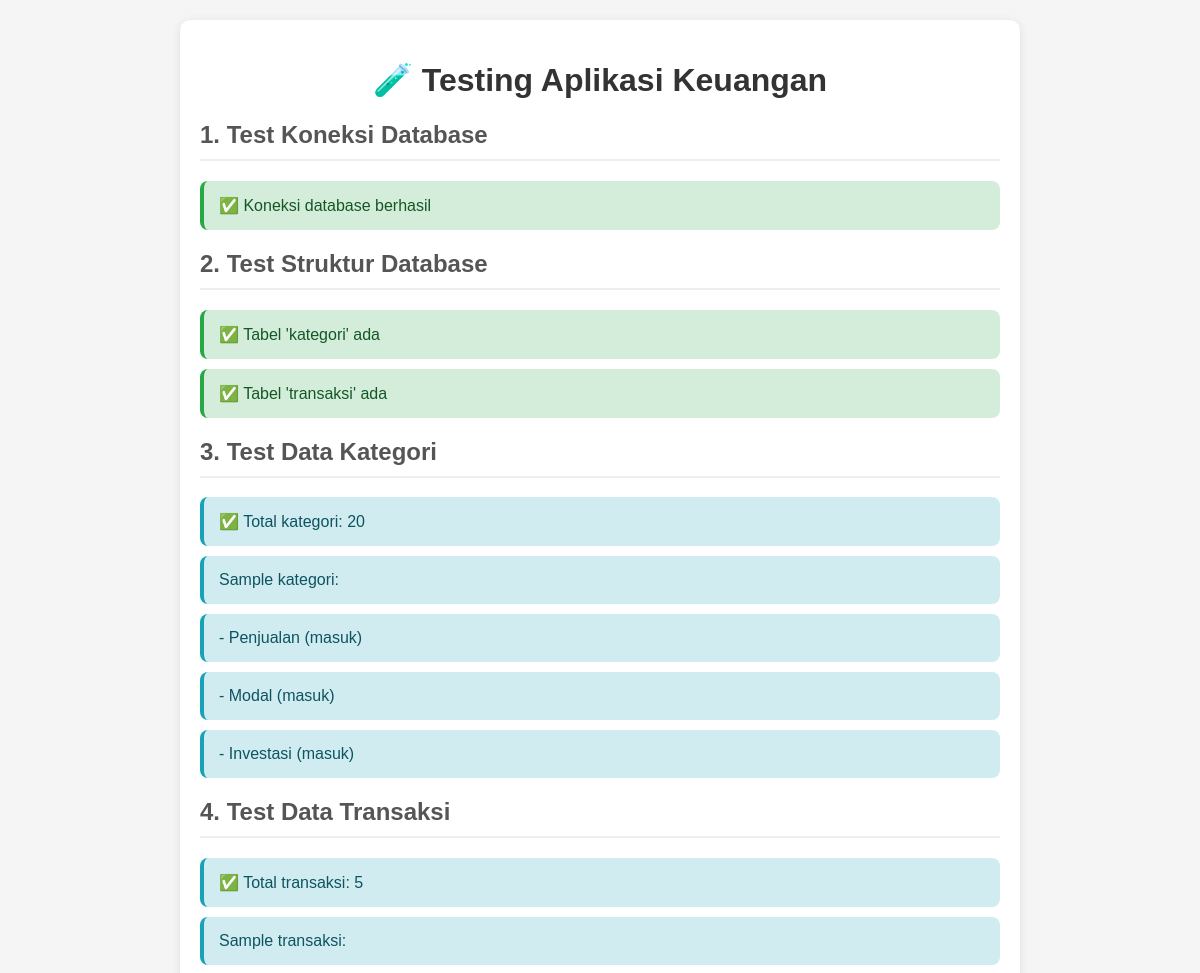
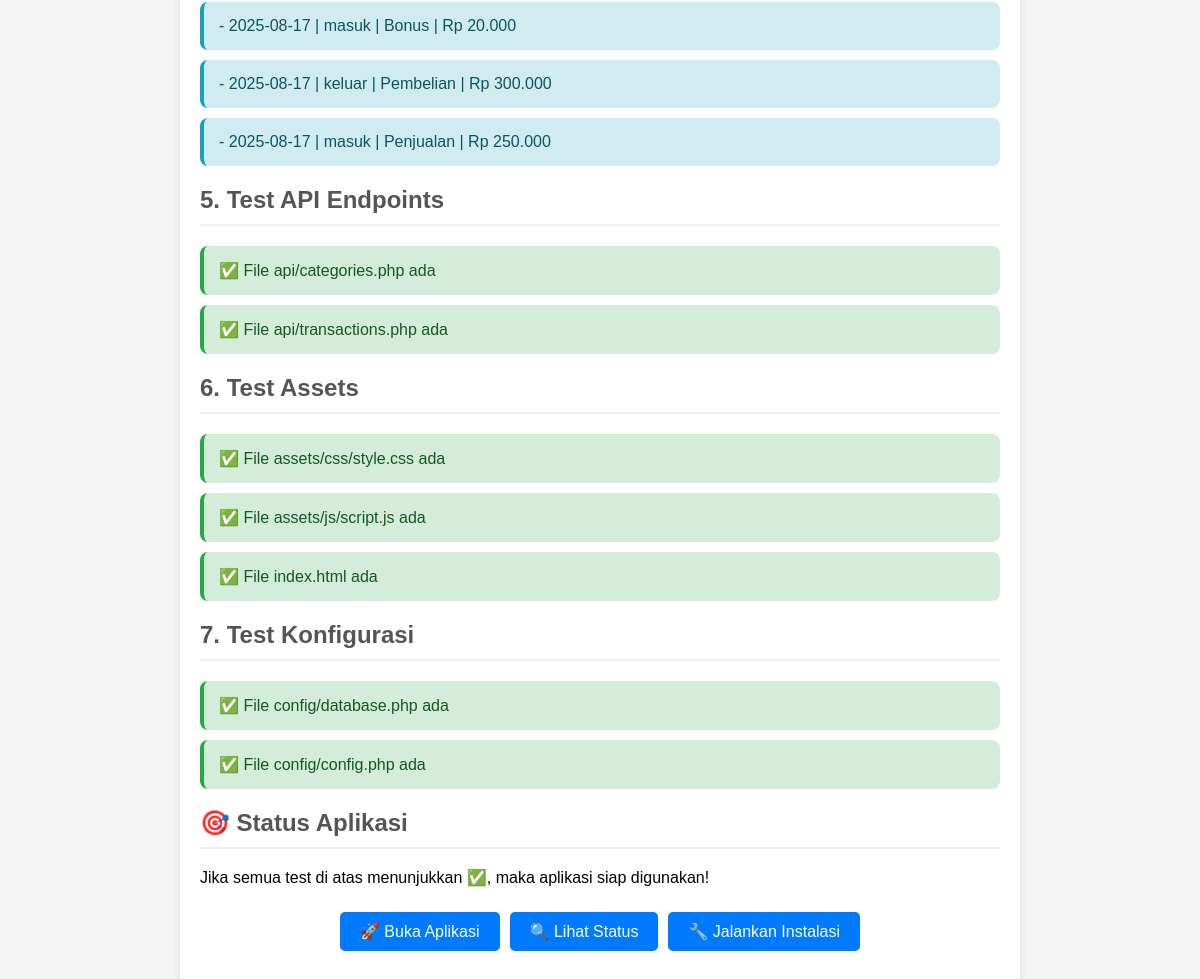
Page /test.php on the committed database (2 pictures, top to bottom).
### tables this page shows
CREATE TABLE `kategori` (
  `id` int(11) NOT NULL AUTO_INCREMENT,
  `nama` varchar(100) NOT NULL,
  `jenis` enum('masuk','keluar') NOT NULL,
  `created_at` timestamp NOT NULL DEFAULT current_timestamp(),
  PRIMARY KEY (`id`)
);

CREATE TABLE `transaksi` (
  `id` int(11) NOT NULL AUTO_INCREMENT,
  `tanggal` date NOT NULL,
  `jenis` enum('masuk','keluar') NOT NULL,
  `kategori` varchar(100) NOT NULL,
  `deskripsi` text DEFAULT NULL,
  `jumlah` decimal(15,2) NOT NULL,
  `created_at` timestamp NOT NULL DEFAULT current_timestamp(),
  `updated_at` timestamp NOT NULL DEFAULT current_timestamp() ON UPDATE current_timestamp(),
  PRIMARY KEY (`id`)
);

### test.php (the view, shortened to what this page needs)
<?php
echo "<!DOCTYPE html>";
echo "<html lang='id'>";
echo "<head>";
echo "</head>";
echo "<body>";
echo "<div class='container'>";
echo "<h1>🧪 Testing Aplikasi Keuangan</h1>";
echo "<h2>1. Test Koneksi Database</h2>";
try {
    echo "<div class='test-result success'>✅ Koneksi database berhasil</div>";
} catch (Exception $e) {
    echo "<div class='test-result error'>❌ Koneksi database gagal: " . $e->getMessage() . "</div>";
}
echo "<h2>2. Test Struktur Database</h2>";
try {
    $tables = ['kategori', 'transaksi'];
    foreach ($tables as $table) {
        $stmt = $pdo->query("SHOW TABLES LIKE '$table'");
        if ($stmt->rowCount() > 0) {
            echo "<div class='test-result success'>✅ Tabel '$table' ada</div>";
        } else {
            echo "<div class='test-result error'>❌ Tabel '$table' tidak ada</div>";
        }
    }
} catch (Exception $e) {
    echo "<div class='test-result error'>❌ Error cek tabel: " . $e->getMessage() . "</div>";
}
echo "<h2>3. Test Data Kategori</h2>";
try {
    $stmt = $pdo->query("SELECT COUNT(*) as total FROM kategori");
    $result = $stmt->fetch();
    echo "<div class='test-result info'>✅ Total kategori: " . $result['total'] . "</div>";
    if ($result['total'] > 0) {
        $stmt = $pdo->query("SELECT * FROM kategori LIMIT 3");
        $categories = $stmt->fetchAll();
        echo "<div class='test-result info'>Sample kategori:</div>";
        foreach ($categories as $cat) {
            echo "<div class='test-result info'>- " . $cat['nama'] . " (" . $cat['jenis'] . ")</div>";
        }
    }
} catch (Exception $e) {
    echo "<div class='test-result error'>❌ Error cek kategori: " . $e->getMessage() . "</div>";
}
echo "<h2>4. Test Data Transaksi</h2>";
try {
    $stmt = $pdo->query("SELECT COUNT(*) as total FROM transaksi");
    $result = $stmt->fetch();
    echo "<div class='test-result info'>✅ Total transaksi: " . $result['total'] . "</div>";
    if ($result['total'] > 0) {
        $stmt = $pdo->query("SELECT * FROM transaksi ORDER BY created_at DESC LIMIT 3");
        $transactions = $stmt->fetchAll();
        echo "<div class='test-result info'>Sample transaksi:</div>";
        foreach ($transactions as $trans) {
            echo "<div class='test-result info'>- " . $trans['tanggal'] . " | " . $trans['jenis'] . " | " . $trans['kategori'] . " | Rp " . number_format($trans['jumlah'], 0, ',', '.') . "</div>";
        }
    }
} catch (Exception $e) {
    echo "<div class='test-result error'>❌ Error cek transaksi: " . $e->getMessage() . "</div>";
}
echo "<h2>5. Test API Endpoints</h2>";
$endpoints = ['api/categories.php', 'api/transactions.php'];
foreach ($endpoints as $endpoint) {
    if (file_exists($endpoint)) {
        echo "<div class='test-result success'>✅ File $endpoint ada</div>";
    } else {
        echo "<div class='test-result error'>❌ File $endpoint tidak ada</div>";
    }
}
echo "<h2>6. Test Assets</h2>";
$assets = [
    'assets/css/style.css',
    'assets/js/script.js',
    'index.html'
];
foreach ($assets as $asset) {
    if (file_exists($asset)) {
        echo "<div class='test-result success'>✅ File $asset ada</div>";
    } else {
        echo "<div class='test-result error'>❌ File $asset tidak ada</div>";
    }
}
echo "<h2>7. Test Konfigurasi</h2>";
$configs = ['config/database.php', 'config/config.php'];
foreach ($configs as $config) {
    if (file_exists($config)) {
        echo "<div class='test-result success'>✅ File $config ada</div>";
    } else {
        echo "<div class='test-result error'>❌ File $config tidak ada</div>";
    }
}
echo "<h2>🎯 Status Aplikasi</h2>";
echo "<p>Jika semua test di atas menunjukkan ✅, maka aplikasi siap digunakan!</p>";
echo "<div style='text-align: center; margin: 20px 0;'>";
echo "<a href='index.html' class='btn'>🚀 Buka Aplikasi</a>";
echo "<a href='status.php' class='btn'>🔍 Lihat Status</a>";
echo "<a href='install.php' class='btn'>🔧 Jalankan Instalasi</a>";
echo "</div>";
echo "</div>";
echo "</body>";
echo "</html>";
?>

### rows in the picture
kategori: nama "Penjualan", jenis "masuk"
kategori: nama "Modal", jenis "masuk"
kategori: nama "Investasi", jenis "masuk"
transaksi: tanggal "2025-08-17", jenis "masuk", kategori "Bonus", jumlah "20.000"
transaksi: tanggal "2025-08-17", jenis "keluar", kategori "Pembelian", jumlah "300.000"
transaksi: tanggal "2025-08-17", jenis "masuk", kategori "Penjualan", jumlah "250.000"

### other values in the picture
$table "kategori"
$table "transaksi"
$result['total'] "20"
$result['total'] "5"
$endpoint "api/categories.php"
$endpoint "api/transactions.php"
$asset "assets/css/style.css"
$asset "assets/js/script.js"
$asset "index.html"
$config "config/database.php"
$config "config/config.php"
